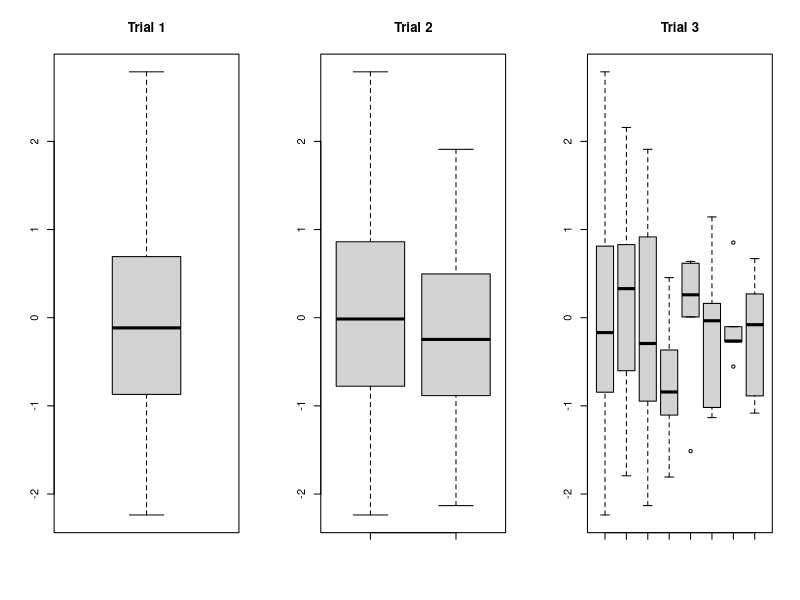

The R source for this figure:
trial1 <- rnorm(120)
trial2a <- trial1[1:60]
trial2b <- trial1[61:120]
trial3a <- trial1[1:40]
trial3b <- trial1[41:70]
trial3c <- trial1[71:90]
trial3d <- trial1[91:100]
trial3e <- trial1[101:105]
trial3f <- trial1[106:110]
trial3g <- trial1[111:115]
trial3h <- trial1[116:120]
par(mfrow=c(1,3))
boxplot(trial1,main="Trial 1")
boxplot(trial2a,trial2b,main="Trial 2")
boxplot(trial3a,trial3b,trial3c,trial3d,trial3e,trial3f,trial3g,trial3h,main="Trial 3")